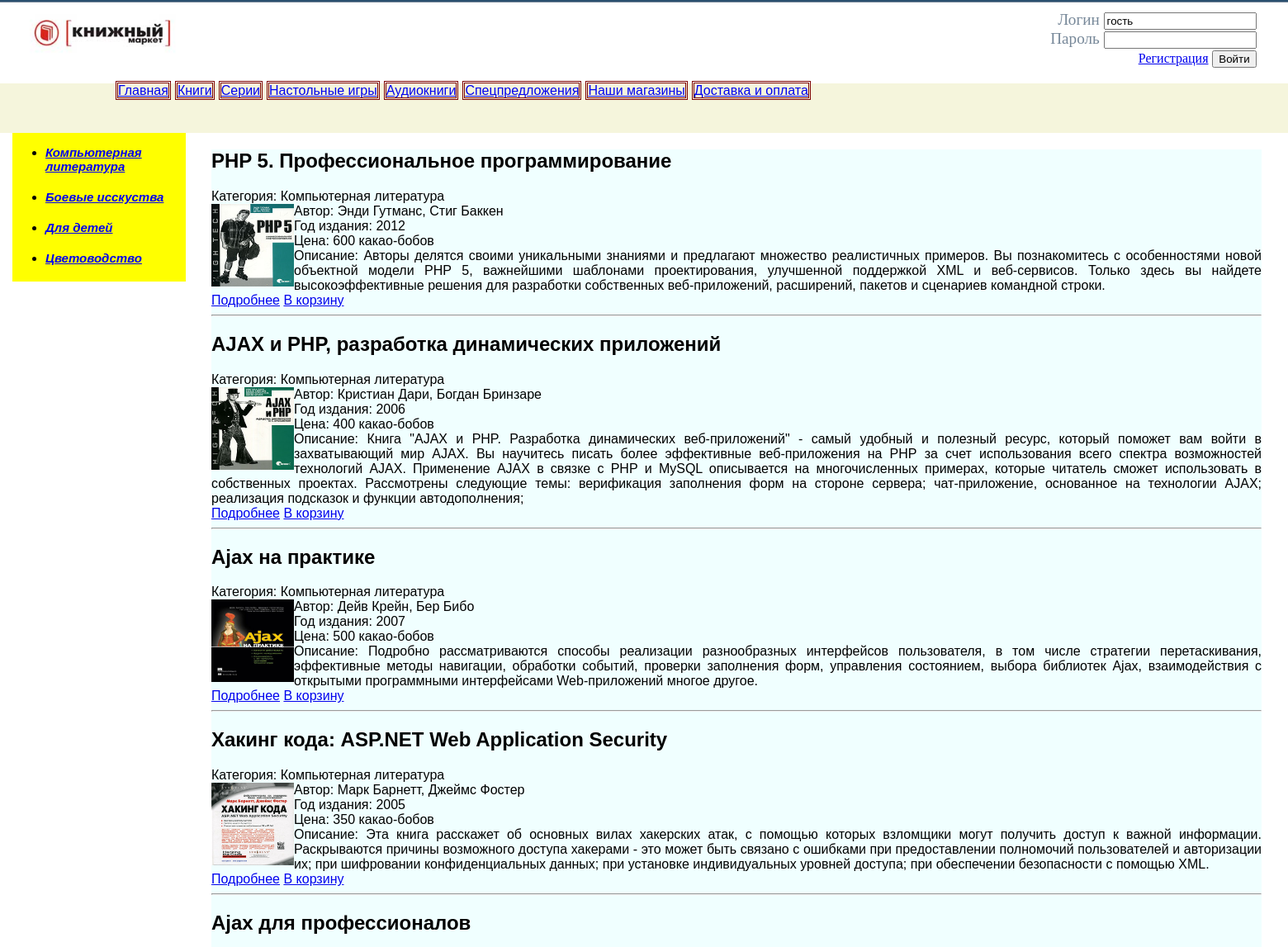
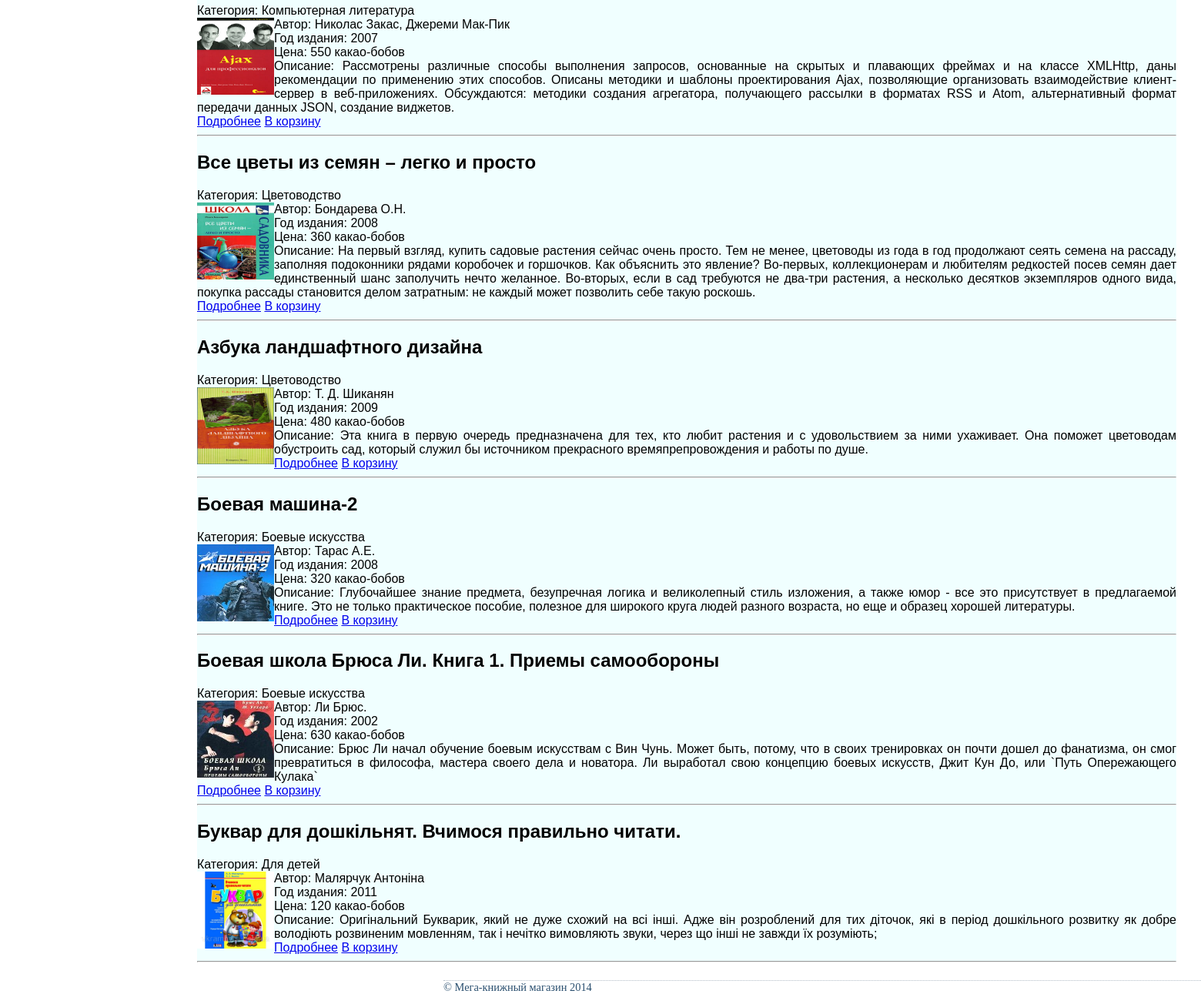
Page /index.php?page=book on the committed database (2 pictures, top to bottom).
### tables this page shows
CREATE TABLE books(
                    	id INTEGER PRIMARY KEY AUTOINCREMENT,
                        author TEXT,
                    	title TEXT,
                        pubyear INTEGER,
                        price INTEGER,
                        image TEXT,
                    	category INTEGER,
                    	description TEXT
                    );

### inc/headers.inc.php (called while the page is built, shortened)
<?php
    include "/dao/LibraryDB.class.php";
    $libraryDB = new LibraryDB("dao/db/");
?>

### dao/LibraryDB.class.php (called while the page is built, shortened)
<?php
    class LibraryDB {
        protected $db;
        function __construct($path){
            if (is_file($path.self::DB_NAME)){
                $this->db = new SQLite3($path.self::DB_NAME);
            }
        }
        function getBooks(){
            $sql = "SELECT books.id as id, author, title, pubyear, price, image, category.name as category, description
                    FROM books, category
                    WHERE books.category = category.id";
            $result = $this->db->query($sql);
            if ($result){
                $allBooks = array();
                while($book = $result->fetchArray(SQLITE3_ASSOC)){
                    $allBooks[] = $book;
                }
                return $allBooks;
            }
            return false;
        }
    }
?>

### inc/showCatalog.php (the view, shortened to what this page needs)
<?php
    if (isset($category))
        $books = $libraryDB->getBooksByCategory($category);
    else
        $books = $libraryDB->getBooks();
    if (!$books)
        echo "Данный товар отсутствует";
    else{
        if ($_SESSION['user'] == 'admin'){
            $action1 = "Редактировать";
            $action2 = "Удалить";
            $function1 = "javascript:redactBook";
            $function2 = "deleteBook";
        } else{
            $action1 = "Подробнее";
            $action2 = "В корзину";
            $function1 = "{$_SERVER['REQUEST_URI']}&bookid=$id";
            $function2 = "addToBasket";
        }
        foreach($books as $book){
            $id = $book['id'];
            $author = $book['author'];
            $title = $book['title'];
            $pubyear = $book['pubyear'];
            $price = $book['price'];
            $image = $book['image'];
            $category = $book['category'];
            $description = nl2br($book['description']);
            echo <<<BOOKS
            <div>
                <h2>$title</h2>
                Категория: $category<br>
                <img src="$image" height="100" width="100" align="left"/>
                Автор: $author<br>
                Год издания: $pubyear<br>
                Цена: $price какао-бобов<br>
                Описание: $description<br>
                <span ><a href="$function1($id)">$action1</a></span>
                <span align="right"><a href="javascript:$function2($id)">$action2</a></span>
            </div>
            <hr>
BOOKS;
        }
    }
?>

### inc/style.css (style rules this page uses)
body { margin: 0; padding: 0; background-color: #FFFFFF; color: #000000; font-family: Arial, Helvetica, sans-serif; border-top: 2px solid #2A4F6F; }

### rows in the picture
books: title "PHP 5. Профессиональное программирование", category "Компьютерная литература", image (picture), author "Энди Гутманс, Стиг Баккен", pubyear "2012", price "600", description "Авторы делятся своими уникальными знаниями и предлагают множество реалистичных примеров. Вы познакомитесь с особенностями новой объектной модели РНР 5, важнейшими шаблонами проектирования, улучшенной поддержкой XML и веб-сервисов. Только здесь вы найдете высокоэффективные решения для разработки собственных веб-приложений, расширений, пакетов и сценариев командной строки."
books: title "AJAX и PHP, разработка динамических приложений", category "Компьютерная литература", image (picture), author "Кристиан Дари, Богдан Бринзаре", pubyear "2006", price "400", description "Книга \"AJAX и PHP. Разработка динамических веб-приложений\" - самый удобный и полезный ресурс, который поможет вам войти в захватывающий мир AJAX. Вы научитесь писать более эффективные веб-приложения на РНР за счет использования всего спектра возможностей технологий AJAX. Применение AJAX в связке с РНР и MySQL описывается на многочисленных примерах, которые читатель сможет использовать в собственных проектах. Рассмотрены следующие темы: верификация заполнения форм на стороне сервера; чат-приложение, основанное на технологии AJAX; реализация подсказок и функции автодополнения;"
books: title "Ajax на практике", category "Компьютерная литература", image (picture), author "Дейв Крейн, Бер Бибо", pubyear "2007", price "500", description "Подробно рассматриваются способы реализации разнообразных интерфейсов пользователя, в том числе стратегии перетаскивания, эффективные методы навигации, обработки событий, проверки заполнения форм, управления состоянием, выбора библиотек Ajax, взаимодействия с открытыми программными интерфейсами Web-приложений многое другое."
books: title "Хакинг кода: ASP.NET Web Application Security", category "Компьютерная литература", image (picture), author "Марк Барнетт, Джеймс Фостер", pubyear "2005", price "350", description "Эта книга расскажет об основных вилах хакерских атак, с помощью которых взломщики могут получить доступ к важной информации. Раскрываются причины возможного доступа хакерами - это может быть связано с ошибками при предоставлении полномочий пользователей и авторизации их; при шифровании конфиденциальных данных; при установке индивидуальных уровней доступа; при обеспечении безопасности с помощью XML."
books: title "Ajax для профессионалов", category "Компьютерная литература", image (picture), author "Николас Закас, Джереми Мак-Пик", pubyear "2007", price "550", description "Рассмотрены различные способы выполнения запросов, основанные на скрытых и плавающих фреймах и на классе XMLHttp, даны рекомендации по применению этих способов. Описаны методики и шаблоны проектирования Ajax, позволяющие организовать взаимодействие клиент-сервер в веб-приложениях. Обсуждаются: методики создания агрегатора, получающего рассылки в форматах RSS и Atom, альтернативный формат передачи данных JSON, создание виджетов."
books: title "Все цветы из семян – легко и просто", category "Цветоводство", image (picture), author "Бондарева О.Н.", pubyear "2008", price "360", description "На первый взгляд, купить садовые растения сейчас очень просто. Тем не менее, цветоводы из года в год продолжают сеять семена на рассаду, заполняя подоконники рядами коробочек и горшочков. Как объяснить это явление? Во-первых, коллекционерам и любителям редкостей посев семян дает единственный шанс заполучить нечто желанное. Во-вторых, если в сад требуются не два-три растения, а несколько десятков экземпляров одного вида, покупка рассады становится делом затратным: не каждый может позволить себе такую роскошь."
books: title "Азбука ландшафтного дизайна", category "Цветоводство", image (picture), author "Т. Д. Шиканян", pubyear "2009", price "480", description "Эта книга в первую очередь предназначена для тех, кто любит растения и с удовольствием за ними ухаживает. Она поможет цветоводам обустроить сад, который служил бы источником прекрасного времяпрепровождения и работы по душе."
books: title "Боевая машина-2", category "Боевые искусства", image (picture), author "Тарас А.Е.", pubyear "2008", price "320", description "Глубочайшее знание предмета, безупречная логика и великолепный стиль изложения, а также юмор - все это присутствует в предлагаемой книге. Это не только практическое пособие, полезное для широкого круга людей разного возраста, но еще и образец хорошей литературы."
books: title "Боевая школа Брюса Ли. Книга 1. Приемы самообороны", category "Боевые искусства", image (picture), author "Ли Брюс.", pubyear "2002", price "630", description "Брюс Ли начал обучение боевым искусствам с Вин Чунь. Может быть, потому, что в своих тренировках он почти дошел до фанатизма, он смог превратиться в философа, мастера своего дела и новатора. Ли выработал свою концепцию боевых искусств, Джит Кун До, или `Путь Опережающего Кулака`"
books: title "Буквар для дошкільнят. Вчимося правильно читати.", category "Для детей", image (picture), author "Малярчук Антоніна", pubyear "2011", price "120", description "Оригінальний Букварик, який не дуже схожий на всі інші. Адже він розроблений для тих діточок, які в період дошкільного розвитку як добре володіють розвиненим мовленням, так і нечітко вимовляють звуки, через що інші не завжди їх розуміють;"

### other values in the picture
$item['link'] "Главная"
$item['link'] "Книги"
$item['link'] "Серии"
$item['link'] "Настольные игры"
$item['link'] "Аудиокниги"
$item['link'] "Спецпредложения"
$item['link'] "Наши магазины"
$item['link'] "Доставка и оплата"
$item['link'] "Компьютерная литература"
$item['link'] "Боевые исскуства"
$item['link'] "Для детей"
$item['link'] "Цветоводство"
